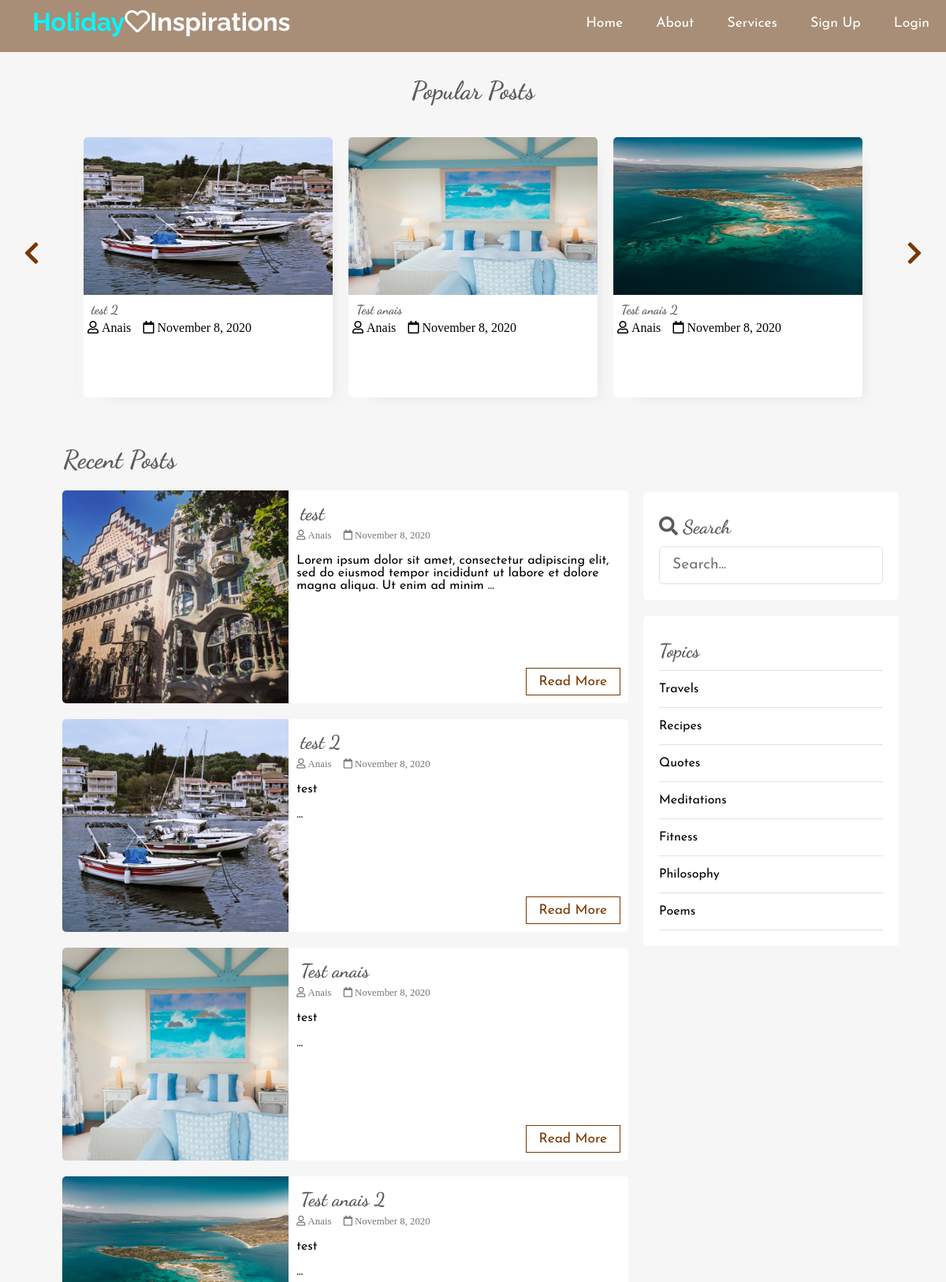
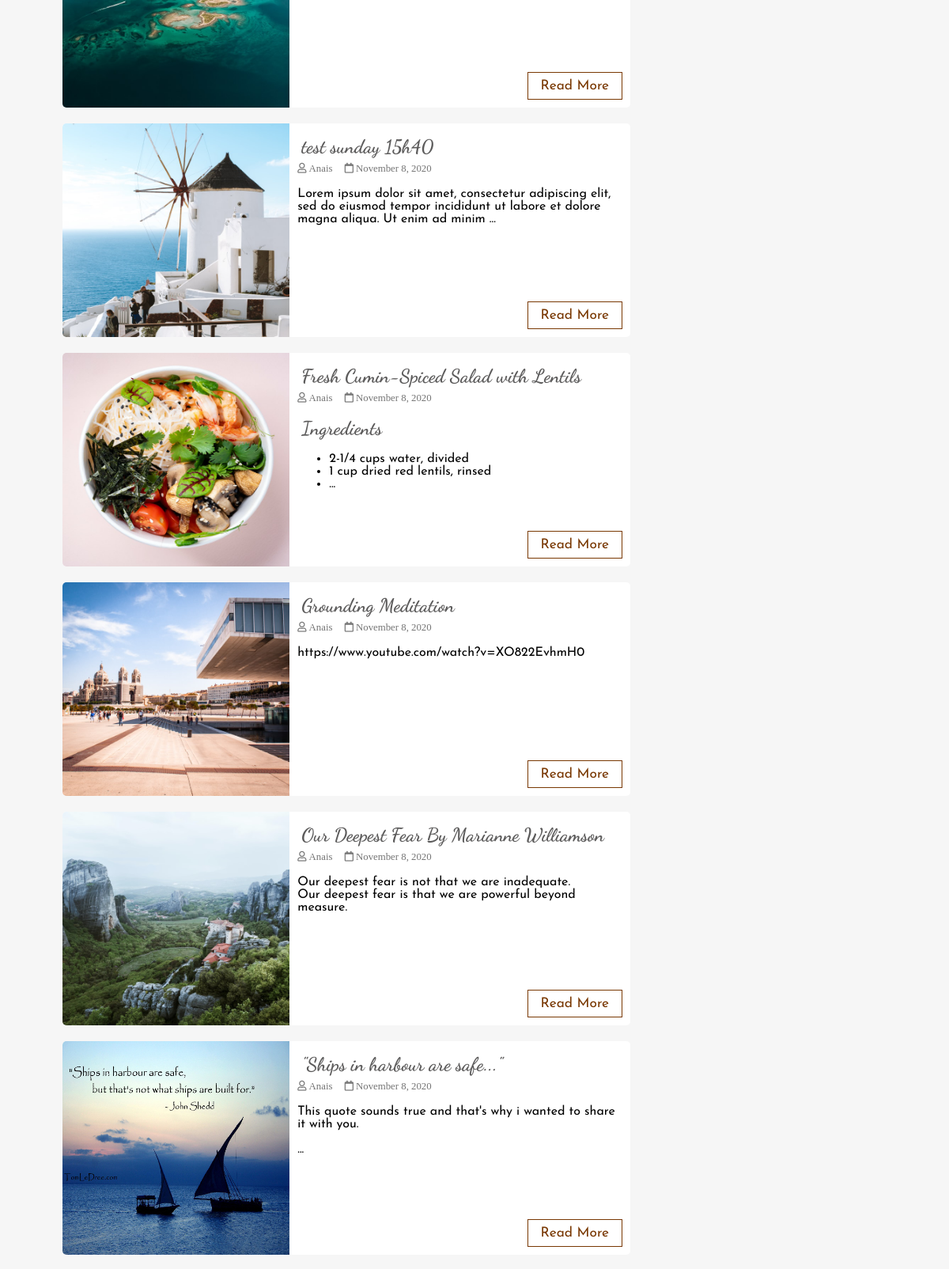
The page / (upper part) on the database its author committed (2 pictures, top to bottom).
### tables this page shows
CREATE TABLE IF NOT EXISTS `posts` (
  `id` int(11) NOT NULL AUTO_INCREMENT,
  `user_id` int(11) NOT NULL,
  `topic_id` int(11) DEFAULT NULL,
  `title` varchar(255) NOT NULL,
  `image` varchar(255) NOT NULL,
  `body` text NOT NULL,
  `published` tinyint(4) NOT NULL,
  `created_at` datetime NOT NULL DEFAULT CURRENT_TIMESTAMP,
  PRIMARY KEY (`id`),
  KEY `topic_id` (`topic_id`)
);

CREATE TABLE IF NOT EXISTS `users` (
  `id` int(11) NOT NULL AUTO_INCREMENT,
  `admin` tinyint(4) NOT NULL,
  `username` varchar(255) NOT NULL,
  `email` varchar(255) NOT NULL,
  `password` varchar(255) NOT NULL,
  `created_at` timestamp NOT NULL DEFAULT CURRENT_TIMESTAMP,
  PRIMARY KEY (`id`),
  UNIQUE KEY `email` (`email`)
);

CREATE TABLE IF NOT EXISTS `topics` (
  `id` int(11) NOT NULL AUTO_INCREMENT,
  `name` varchar(100) NOT NULL,
  `description` text NOT NULL,
  PRIMARY KEY (`id`),
  UNIQUE KEY `name` (`name`)
);

### app/database/db.php (called while the page is built, shortened)
<?php
require('connect.php');
function executeQuery($sql, $data)
{
    global $conn;
    $stmt = $conn->prepare($sql);
    $values = array_values($data);
    $types = str_repeat('s', count($values));
    $stmt->bind_param($types, ...$values);
    $stmt->execute();
    return $stmt;
}
function selectAll($table, $conditions = [])
{
    global $conn;
    $sql = "SELECT * FROM $table";
    if (empty($conditions)) {
        $stmt = $conn->prepare($sql);
        $stmt->execute();
        $records = $stmt->get_result()->fetch_all(MYSQLI_ASSOC);
        return $records;
    }
}
function getPublishedPosts()
{
    $sql = "SELECT p.*, u.username FROM posts AS p JOIN users AS u ON p.user_id=u.id WHERE p.published=?";
    $stmt = executeQuery($sql, ['published' => 1]);
    $records = $stmt->get_result()->fetch_all(MYSQLI_ASSOC);
    return $records;
}

### app/controllers/topics.php (called while the page is built, shortened)
<?php
include(ROOT_PATH . "/app/database/db.php");
$table = 'topics';
$topics = selectAll($table);

### index.php (the view, shortened to what this page needs)
<?php
include(ROOT_PATH . "/app/controllers/topics.php");
$posts = array();
$postsTitle = 'Recent Posts';
if (isset($_GET['t_id'])) {
  $posts = getPostsByTopicId($_GET['t_id']);
  $postsTitle = "You searched for posts under '" . $_GET['name'] . "'";
} else if (isset($_POST['search-term'])) {
  $postsTitle = "You searched for '" . $_POST['search-term'] . "'";
  $posts = searchPosts($_POST['search-term']);
} else {
  $posts = getPublishedPosts();
}
?>
<!DOCTYPE html>
<html lang="en">
<head>
  <link rel="stylesheet" href="https://use.fontawesome.com/releases/v5.7.2/css/all.css"
>
  <link rel="stylesheet" href="assets/css/style.css">
</head>
<body>
  <?php include(ROOT_PATH . "/app/includes/header.php"); ?>
  <div class="page-wrapper">
    <div class="post-slider">
      <h1 class="slider-title">Popular Posts</h1>
        <i class="fas fa-chevron-left prev"></i>
        <i class="fas fa-chevron-right next"></i>
      <div class="post-wrapper">
        <?php foreach ($posts as $post): ?>
          <div class="post">
            <img src="<?php echo BASE_URL . '/assets/images/' . $post['image']; ?>" alt="" class="slider-image">
            <div class="post-info">
              <h4><a href="single.php?id=<?php echo $post['id']; ?>"><?php echo $post['title']; ?></a></h4>
              <i class="far fa-user"> <?php echo $post['username']; ?></i>
              <i class="far fa-calendar"> <?php echo date('F j, Y', strtotime($post['created_at'])); ?></i>
            </div>
          </div>
        <?php endforeach; ?>
      </div>
    </div>
    <div class="content clearfix">
      <div class="main-content">
        <h1 class="recent-post-title"><?php echo $postsTitle ?></h1>
        <?php foreach ($posts as $post): ?>
          <div class="post clearfix">
            <img src="<?php echo BASE_URL . '/assets/images/' . $post['image']; ?>" alt="" class="post-image">
            <div class="post-preview">
              <h2><a href="single.php?id=<?php echo $post['id']; ?>"><?php echo $post['title']; ?></a></h2>
              <i class="far fa-user"> <?php echo $post['username']; ?></i>
              <i class="far fa-calendar"> <?php echo date('F j, Y', strtotime($post['created_at'])); ?></i>
              <p class="preview-text">
                <?php echo html_entity_decode(substr($post['body'], 0, 150) . '...'); ?>
              </p>
              <a href="single.php?id=<?php echo $post['id']; ?>" class="btn read-more">Read More</a>
            </div>
          </div>
        <?php endforeach; ?>
      </div>
      <div class="sidebar">
        <div class="section search">
          <h2 class="section-title"> <i class="fas fa-search"></i> Search</h2>
          <form action="index.php" method="post">
          <input type="text" name="search-term"  class="text-input" placeholder="Search...">
          </form>
        </div>
        <div class="section topics">
          <h2 class="section-title">Topics</h2>
          <ul>
            <?php foreach ($topics as $key => $topic): ?>
              <li><a href="<?php echo BASE_URL . '/index.php?t_id=' . $topic['id'] . '&name=' . $topic['name'] ?>"><?php echo $topic['name']; ?></a></li>
            <?php endforeach; ?>
          </ul>
        </div>
      </div>
    </div>
  </div>
</body>
</html>

### app/includes/header.php (shortened to what this page needs)
<header>
    <a href="<?php echo BASE_URL . '/index.php' ?>" class="logo">
        <h1 class="logo-text"><span>Holiday</span><i class="far fa-heart"></i>Inspirations</h1>
    </a>
    <ul class="nav">
      <li><a href="<?php echo BASE_URL . '/index.php' ?>">Home</a></li>
      <li><a href="#">About</a></li>
      <li><a href="#">Services</a></li>
      <?php if (isset($_SESSION['id'])): ?>
        <li>
          <a href="#">
            <i class="fa fa-user"></i>
            <?php echo $_SESSION['username']; ?>
            <i class="fa fa-chevron-down" style="font-size: .8em;"></i>
          </a>
          <ul>
            <?php if($_SESSION['admin']): ?>
              <li><a href="<?php echo BASE_URL . '/admin/dashboard.php' ?>">Dashboard</a></li>
            <?php endif; ?>
            <li><a href="<?php echo BASE_URL . '/logout.php' ?>" class="logout">Logout</a></li>
          </ul>
        </li>
      <?php else: ?>
        <li><a href="<?php echo BASE_URL . '/register.php' ?>">Sign Up</a></li>
        <li><a href="<?php echo BASE_URL . '/login.php' ?>">Login</a></li>
      <?php endif; ?>
    </ul>
</header>

### assets/css/style.css (style rules this page uses)
* { box-sizing: border-box; }
html, body { height: 100%; padding: 0px; margin: 0px; background: #f6f6f6; font-family: 'Josefin Sans', sans-serif; }
h1, h2, h3, h4, h5, h6 { font-family: 'Dancing Script', cursive; color: #5c5b5b; margin: 5px; }
a { text-decoration: none; color: inherit; }
.clearfix::after { content: ""; display: block; clear: both; }
.btn { padding: 0.5rem 1rem; background: #7D70BA; color: white; border: 1px solid transparent; border-radius: 0.25rem; font-size: 1.08em; font-family: "Josefin Sans", serif; }
.text-input { padding: 0.7rem 1rem; display: block; width: 100%; border-radius: 5px; border: 1px solid #e0e0e0; outline: none; color: #444; line-height: 1.5rem; font-size: 1.2em; font-family: "Josefin Sans", serif; }
header { background: #A88E77; height: 66px; }
header * { color: white; }
header .logo { float: left; height: inherit; margin-left: 2em; }
header .logo-text { margin: 9px; font-family: "Raleway", serif; }
header .logo-text span { color: #05f7ff; }
header ul { float: right; margin: 0px; padding: 0px; list-style: none; }
header ul li { float: left; position: relative; }
header ul li a { display: block; padding: 21px; font-size: 1.1em; text-decoration: none; }
.page-wrapper { min-height: 100%; }
.post-slider { position: relative; }
.post-slider .slider-title { text-align: center; margin: 30px auto; }
.post-slider .next { position: absolute; top: 50%; right: 30px; font-size: 2em; color: #793802; cursor: pointer; }
.post-slider .prev { position: absolute; top: 50%; left: 30px; font-size: 2em; color: #793802; cursor: pointer; }
.post-slider .post-wrapper { width: 84%; height: 350px; margin: 0px auto; overflow: hidden; padding: 10px 0px 10px 0px; }
.post-slider .post-wrapper .post { width: 300px; height: 330px; margin: 0px 10px; display: inline-block; background: white; border-radius: 5px; box-shadow: 1rem 1rem 1rem -1rem #a0a0a033; }
.post-slider .post-wrapper .post .post-info { height: 130px; padding: 0px 5px; }
.post-slider .post-wrapper .post .slider-image { width: 100%; height: 200px; border-top-left-radius: 5px; border-top-right-radius: 5px; }
.content { width: 90%; margin: 30px auto 30px; }
.content .main-content { width: 70%; float: left; }
.content .main-content .post { width: 95%; height: 270px; margin: 20px auto; border-radius: 5px; background: white; position: relative; }
.content .main-content .post .post-preview i { color: #757575; font-size: 0.8em; }
.content .main-content .post .preview-text { line-height: 1.5em; font-size: 1.03em; color: #444; }
.content .main-content .post .read-more { position: absolute; bottom: 10px; right: 10px; border: 1px solid #793802; background: transparent; border-radius: 0px; color: #793802 !important; }
.content .main-content .post .post-image { width: 40%; height: 100%; float: left; border-top-left-radius: 5px; border-bottom-left-radius: 5px; }
.content .main-content .post .post-preview { width: 60%; padding: 10px; float: right; }
.content .main-content .recent-post-title { margin: 20px; }
.content .sidebar { width: 30%; float: left; }
.content .sidebar .section { background: white; padding: 20px; border-radius: 5px; margin-bottom: 20px; }
.content .sidebar .section .section-title { margin: 10px 0px 10px 0px; }
.content .sidebar .section.search { margin-top: 80px; }
.content .sidebar .section.topics ul { margin: 0px; padding: 0px; list-style: none; border-top: 1px solid #e0e0e0; }
.content .sidebar .section.topics ul li a { display: block; padding: 15px 0px 15px 0px; border-bottom: 1px solid #e0e0e0; transition: all 0.3s; }

### rows shown on the page
posts: image (picture), title "test 2", user.username "Anais", created_at "November 8, 2020", body "test ..."
posts: image (picture), title "Test anais", user.username "Anais", created_at "November 8, 2020", body "test ..."
posts: image (picture), title "Test anais 2", user.username "Anais", created_at "November 8, 2020", body "test ..."
posts: image (picture), title "test", user.username "Anais", created_at "November 8, 2020", body "Lorem ipsum dolor sit amet, consectetur adipiscing elit, sed do eiusmod tempor incididunt ut labore et dolore magna aliqua. Ut enim ad minim ..."
posts: image (picture), title "test sunday 15h40", user.username "Anais", created_at "November 8, 2020", body "Lorem ipsum dolor sit amet, consectetur adipiscing elit, sed do eiusmod tempor incididunt ut labore et dolore magna aliqua. Ut enim ad minim ..."
posts: image (picture), title "Fresh Cumin-Spiced Salad with Lentils", user.username "Anais", created_at "November 8, 2020", body "Ingredients 2-1/4 cups water, divided 1 cup dried red lentils, rinsed ..."
posts: image (picture), title "Grounding Meditation", user.username "Anais", created_at "November 8, 2020", body "https://www.youtube.com/watch?v=XO822EvhmH0"
posts: image (picture), title "Our Deepest Fear By Marianne Williamson", user.username "Anais", created_at "November 8, 2020", body "Our deepest fear is not that we are inadequate. Our deepest fear is that we are powerful beyond measure."
posts: image (picture), title "\"Ships in harbour are safe...\"", user.username "Anais", created_at "November 8, 2020", body "This quote sounds true and that's why i wanted to share it with you. ..."
topics: name "Travels"
topics: name "Recipes"
topics: name "Quotes"
topics: name "Meditations"
topics: name "Fitness"
topics: name "Philosophy"
topics: name "Poems"

### other values the page prints
$postsTitle "Recent Posts"
